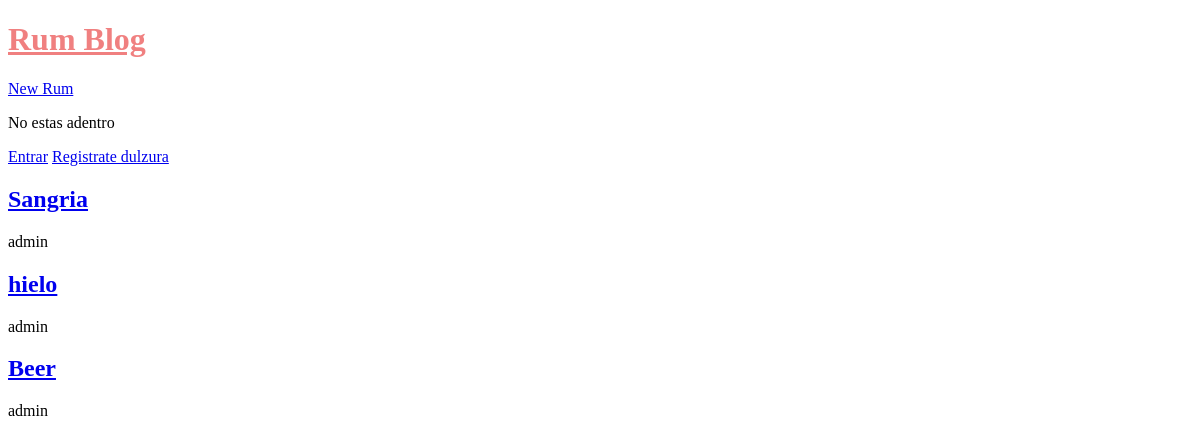
Before: / with the older database file.
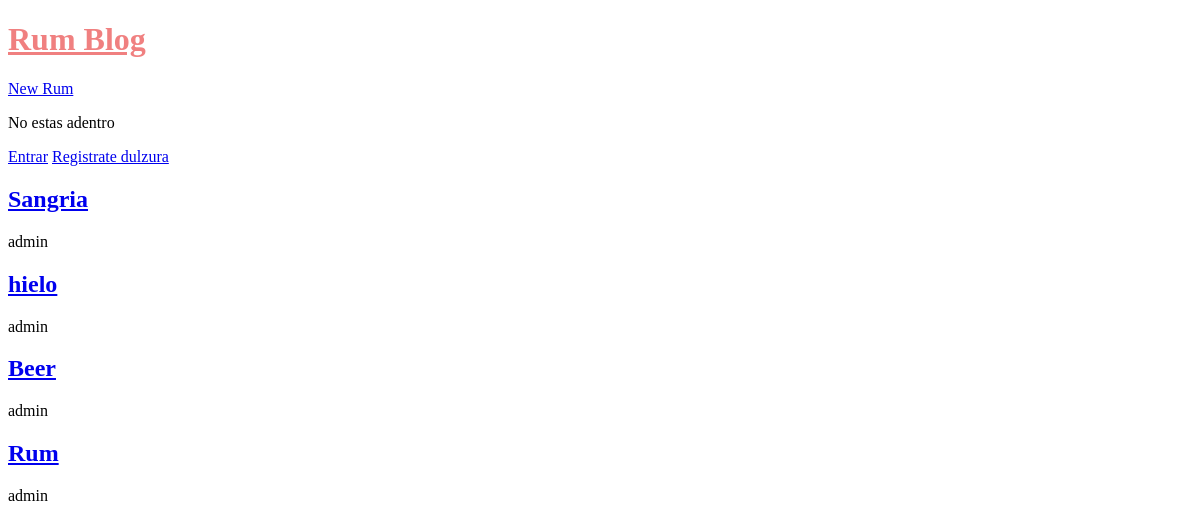
After: the same page with the newer database file.
### blogs/models.py (models this page shows, shortened)
class Publication(models.Model):
    title = models.CharField(max_length=200)
    author = models.ForeignKey(
        "auth.User",
        on_delete=models.CASCADE,
    )
    body = models.TextField()

### blogs/views.py (the view)
# urls.py: path("", BlogListView.as_view(), name="home"),
class BlogListView(ListView):
    model = Publication
    template_name = 'home.html'

### templates/home.html
{% extends "base.html" %}
{% block content %}
    {% if user.is_authenticated %}
        Oh! si entraste {{ user.username }}
        <form action="{% url 'logout' %}" method="post">
            {% csrf_token %}
            <button type="submit">Oye te quieres salir?</button>
        </form>
    {% else %}
        <p>No estas adentro</p>
        <a href="{% url 'login' %}">Entrar</a>
        <a href="{% url 'signup' %}">Registrate dulzura</a>
    {% endif %}
    {% for publication in publication_list %}
        <h2><a href="{% url 'post_detail' publication.pk %}">{{ publication.title }}</a></h2>
        <p>{{ publication.author }}</p>
    {% endfor %}
{% endblock content %}

### templates/base.html (shortened to what this page needs)
{% load static %}
<!DOCTYPE html>
<html lang="en">
<head>
        <link rel="stylesheet" href="{% static 'css/style.css' %}">
</head>
<body>
    <header>
        <h1><a href="{% url 'home' %}">Rum Blog</a></h1>
    </header>
    <a href="{% url 'post_new' %}">New Rum </a>
    <section>
        {% block content %}
        {% endblock content %}
    </section>
</body>
</html>

### static/css/style.css (style rules this page uses)
header h1 a { color: lightcoral; }

Changed rows visible on the page:
added Publication: title "Rum", author "admin"
